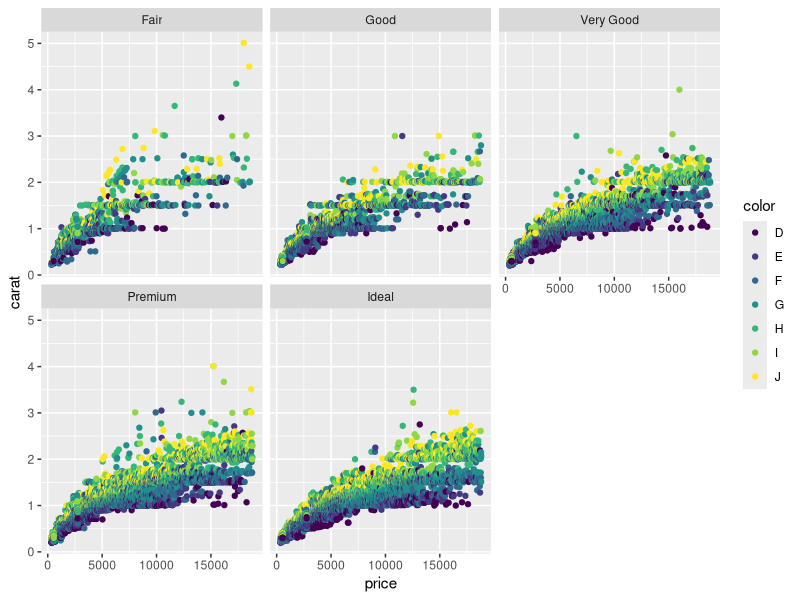
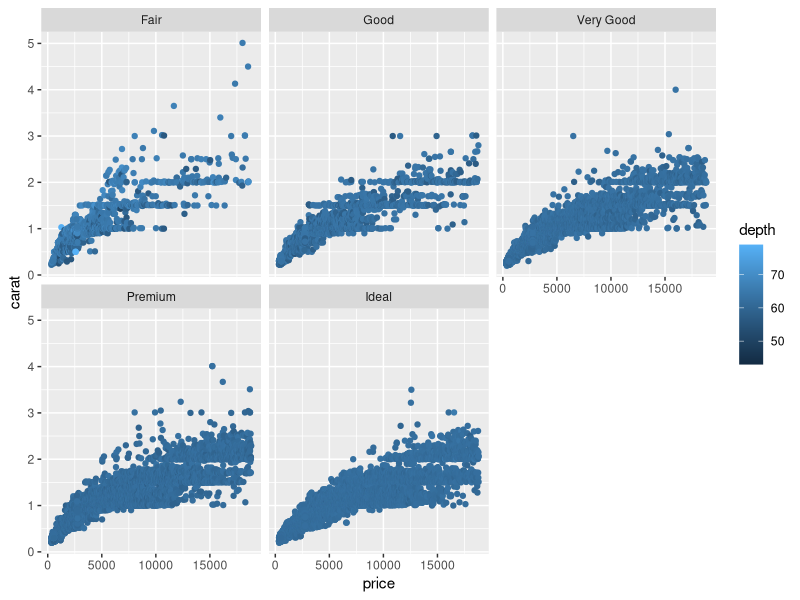

Source code (R) for these figures, in order:
## ---- chunk 1
library(ggplot2)
data(diamonds)

ggplot(data = diamonds, aes(x = price, y = carat, color = color)) + geom_point() + facet_wrap(. ~ cut)


## ---- chunk 2
library(ggplot2)
data(diamonds)

ggplot(data = diamonds, aes(x = price, y = carat, color = depth)) + geom_point() + facet_wrap(. ~ cut)


